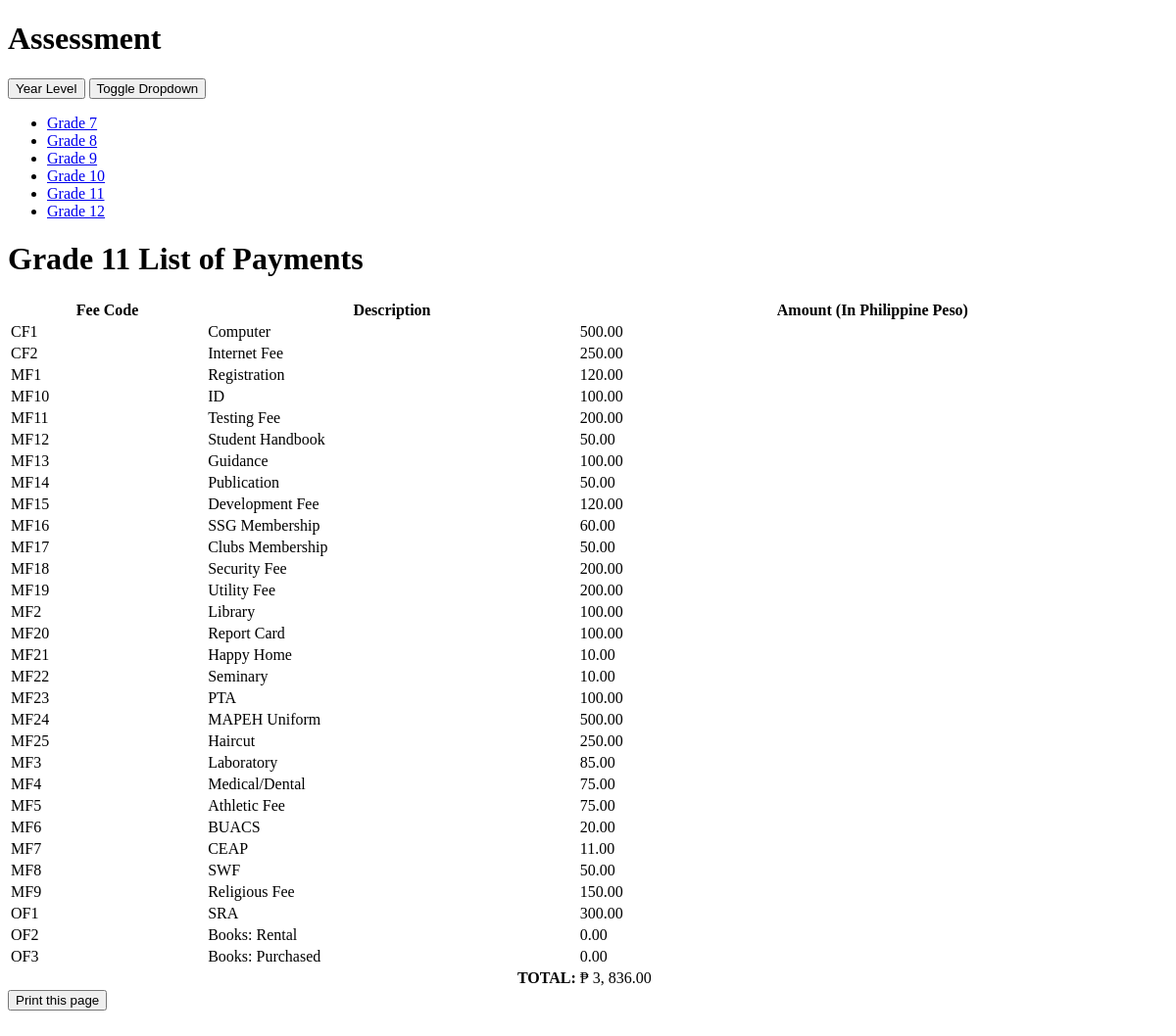
/AssessmentGrade11a.php, run on an earlier commit of the app's database.
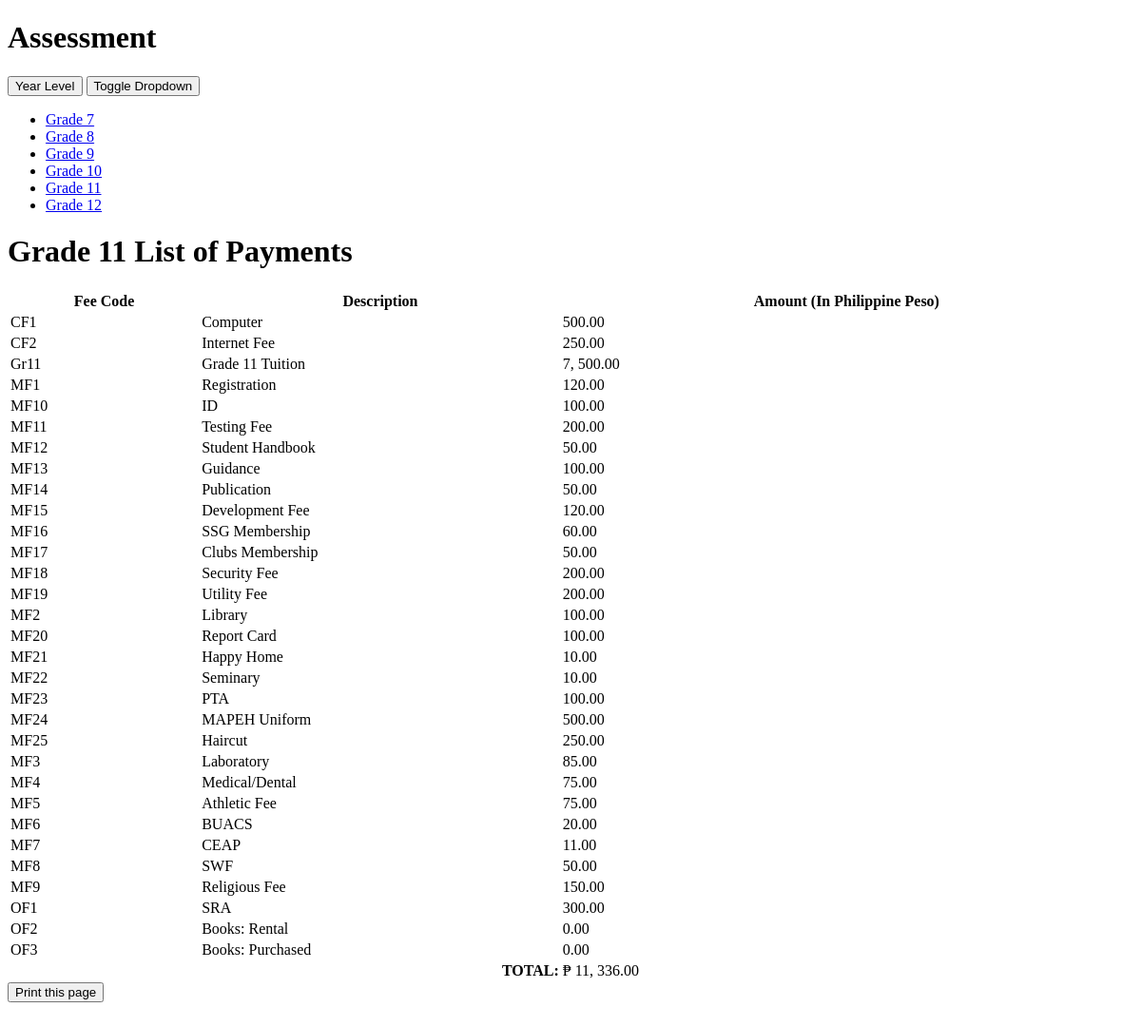
And on a later commit of the database.
### tables this page shows
CREATE TABLE `fees` (
  `Fee_code` varchar(5) NOT NULL,
  `Description` varchar(100) DEFAULT NULL,
  `Amount` double(10,2) DEFAULT NULL,
  PRIMARY KEY (`Fee_code`)
);

### AssessmentGrade11a.php (the view, shortened to what this page needs)
<!DOCTYPE html>
<html lang="en">
<head>
</head>
<body>
    <div id="wrapper">
                <div id="page-wrapper">
            <div class="row">
                <div class="col-lg-12">
                    <h1 class="page-header">Assessment</h1>
                </div>
            </div>
             <tbody>
              <tr>
                <td>
                  <div class="no-print">
                    <div class="btn-group">
                      <button type="button" class="btn btn-default"><i class=""></i> Year Level</button>
                      <button type="button" class="btn btn-default dropdown-toggle" data-toggle="dropdown" aria-expanded="false">
                        <span class="sr-only">Toggle Dropdown</span>
                      </button>
                      <ul class="dropdown-menu" role="menu">
                        <li><a href="AssessmentGrade7a.php">Grade 7</a></li>
                        <li><a href="AssessmentGrade8a.php">Grade 8</a></li>
                        <li><a href="AssessmentGrade9a.php">Grade 9</a></li>
          					   <li><a href="AssessmentGrade10a.php">Grade 10</a></li>
                       <li><a href="AssessmentGrade11a.php">Grade 11</a></li>
                       <li><a href="AssessmentGrade12a.php">Grade 12</a></li>
                      </ul>
                    </div>
                  </div>
                </td>
				<div class="row">
                <div class="col-lg-12">
                    <div class="panel panel-default">
                        <div class="panel-heading">
                            <h1> Grade 11 List of Payments </h1>
						</div>
                        <div class="panel-body">
                            <table width="100%" class="table table-striped table-bordered table-hover">
                                <thead>
                                    <tr>
                                        <th>Fee Code</th>
                                        <th>Description</th>
										<th>Amount (In Philippine Peso)</th>
                                    </tr>
                                </thead>
                                <tbody>
								<?php
										$tot = 0;
                                        $cn   = new connection();
                                        $conn = $cn->connectDB($_SESSION['database']);
										$query = 'SELECT * FROM fees WHERE Fee_code NOT IN ("Gr7", "Gr8", "Gr9", "Gr10", "Gr12",  "MF27", "MF26", "MF28", "MF29", "MF30", "MF31", "MF32")';
										$result = mysqli_query($conn, $query);
										while($row = mysqli_fetch_row($result))
										{
											$tro = $row[2];
											$tro = number_format($tro, 2, '.', ', ');
											?>
											<tr>
												<td><?php echo $row[0]; ?></td>
												<td><?php echo $row[1]; ?></td>
												<td><?php echo $tro; ?></td>
											</tr>
											<?php
												$tot = $tot + $row[2];
										}
										$tot = number_format($tot, 2, '.', ', ');
									?>
										<tr>
											<td colspan="2" style="text-align: right;"><strong>TOTAL:</strong></td>
											<td>&#x20B1; <?php echo $tot; ?></td>
										</tr>
								</tbody>
                            </table>
</div>
   </tr>
     <tfoot>
   <tr>
     <div class="no-print">
       <td valign="bottom" align="right">
       <button onclick="myFunction()"  class="btn btn-default pull-right" >Print this page</button>
     </div>
     </div>
    </div>
<br>
</body>
</html>

What changed in the data, as far as the page shows it:
added fees: Fee_code "Gr11", Description "Grade 11 Tuition", Amount "7, 500.00"
Also different on the page:
$tot: "3, 836.00" → "11, 336.00"
